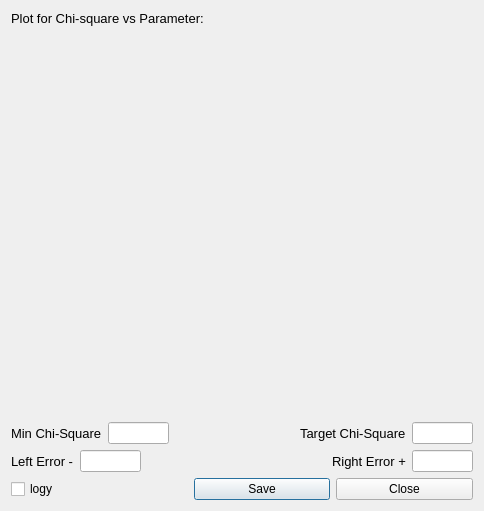
<?xml version="1.0" encoding="UTF-8"?>
<ui version="4.0">
 <class>Dialog</class>
 <widget class="QDialog" name="Dialog">
  <property name="geometry">
   <rect>
    <x>0</x>
    <y>0</y>
    <width>484</width>
    <height>511</height>
   </rect>
  </property>
  <property name="windowTitle">
   <string>Dialog</string>
  </property>
  <layout class="QGridLayout" name="gridLayout">
   <item row="0" column="0">
    <layout class="QVBoxLayout" name="verticalLayout">
     <item>
      <widget class="QLabel" name="label">
       <property name="sizePolicy">
        <sizepolicy hsizetype="Expanding" vsizetype="Preferred">
         <horstretch>0</horstretch>
         <verstretch>0</verstretch>
        </sizepolicy>
       </property>
       <property name="maximumSize">
        <size>
         <width>361</width>
         <height>16777215</height>
        </size>
       </property>
       <property name="font">
        <font>
         <pointsize>10</pointsize>
        </font>
       </property>
       <property name="text">
        <string>Plot for Chi-square vs Parameter:  </string>
       </property>
      </widget>
     </item>
     <item>
      <widget class="MplWidget" name="plotWidget" native="true">
       <property name="sizePolicy">
        <sizepolicy hsizetype="Preferred" vsizetype="Expanding">
         <horstretch>0</horstretch>
         <verstretch>0</verstretch>
        </sizepolicy>
       </property>
      </widget>
     </item>
     <item>
      <layout class="QHBoxLayout" name="horizontalLayout_2">
       <item>
        <widget class="QLabel" name="labe2">
         <property name="font">
          <font>
           <pointsize>10</pointsize>
          </font>
         </property>
         <property name="text">
          <string>Min Chi-Square</string>
         </property>
        </widget>
       </item>
       <item>
        <widget class="QLineEdit" name="minchiLE">
         <property name="maximumSize">
          <size>
           <width>61</width>
           <height>16777215</height>
          </size>
         </property>
        </widget>
       </item>
       <item>
        <spacer name="horizontalSpacer">
         <property name="orientation">
          <enum>Qt::Horizontal</enum>
         </property>
         <property name="sizeHint" stdset="0">
          <size>
           <width>40</width>
           <height>20</height>
          </size>
         </property>
        </spacer>
       </item>
       <item>
        <widget class="QLabel" name="label_2">
         <property name="font">
          <font>
           <pointsize>10</pointsize>
          </font>
         </property>
         <property name="text">
          <string>Target Chi-Square</string>
         </property>
        </widget>
       </item>
       <item>
        <widget class="QLineEdit" name="tarchiLE">
         <property name="maximumSize">
          <size>
           <width>61</width>
           <height>16777215</height>
          </size>
         </property>
        </widget>
       </item>
      </layout>
     </item>
     <item>
      <layout class="QHBoxLayout" name="horizontalLayout_3">
       <item>
        <widget class="QLabel" name="minchiLE_2">
         <property name="font">
          <font>
           <pointsize>10</pointsize>
          </font>
         </property>
         <property name="text">
          <string>Left Error -</string>
         </property>
        </widget>
       </item>
       <item>
        <widget class="QLineEdit" name="lefterrLE">
         <property name="maximumSize">
          <size>
           <width>61</width>
           <height>16777215</height>
          </size>
         </property>
        </widget>
       </item>
       <item>
        <spacer name="horizontalSpacer_2">
         <property name="orientation">
          <enum>Qt::Horizontal</enum>
         </property>
         <property name="sizeType">
          <enum>QSizePolicy::Expanding</enum>
         </property>
         <property name="sizeHint" stdset="0">
          <size>
           <width>40</width>
           <height>20</height>
          </size>
         </property>
        </spacer>
       </item>
       <item>
        <widget class="QLabel" name="label_3">
         <property name="font">
          <font>
           <pointsize>10</pointsize>
          </font>
         </property>
         <property name="text">
          <string>Right Error +</string>
         </property>
        </widget>
       </item>
       <item>
        <widget class="QLineEdit" name="righterrLE">
         <property name="maximumSize">
          <size>
           <width>61</width>
           <height>16777215</height>
          </size>
         </property>
        </widget>
       </item>
      </layout>
     </item>
     <item>
      <layout class="QHBoxLayout" name="horizontalLayout">
       <item>
        <widget class="QCheckBox" name="logyCB">
         <property name="text">
          <string>logy</string>
         </property>
        </widget>
       </item>
       <item>
        <spacer name="horizontalSpacer_3">
         <property name="orientation">
          <enum>Qt::Horizontal</enum>
         </property>
         <property name="sizeType">
          <enum>QSizePolicy::Minimum</enum>
         </property>
         <property name="sizeHint" stdset="0">
          <size>
           <width>40</width>
           <height>20</height>
          </size>
         </property>
        </spacer>
       </item>
       <item>
        <widget class="QPushButton" name="savePB">
         <property name="text">
          <string>Save</string>
         </property>
        </widget>
       </item>
       <item>
        <widget class="QPushButton" name="closePB">
         <property name="text">
          <string>Close</string>
         </property>
        </widget>
       </item>
      </layout>
     </item>
    </layout>
   </item>
  </layout>
 </widget>
 <customwidgets>
  <customwidget>
   <class>MplWidget</class>
   <extends>QWidget</extends>
   <header location="global">mplwidget</header>
   <container>1</container>
  </customwidget>
 </customwidgets>
 <resources/>
 <connections/>
</ui>
